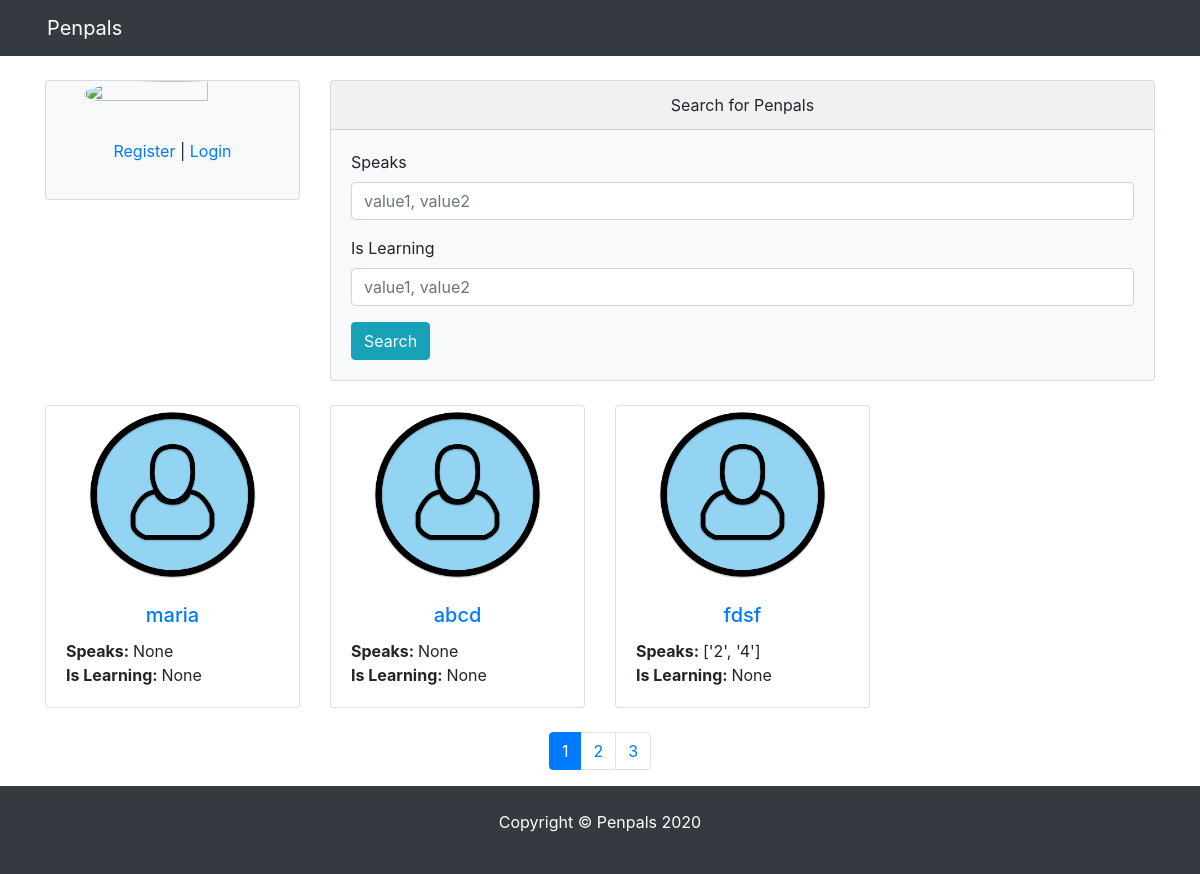
The page / on the database its author committed.
### pages/models.py (models this page shows)
class Profile(models.Model):
    user = models.OneToOneField(User, blank=True, null=True, on_delete=models.CASCADE)
    first = models.CharField(max_length=200, blank=True, null=True)
    last = models.CharField(max_length=200, blank=True, null=True)
    photo = models.ImageField(default='user.png', upload_to='photo/%Y/%m', blank=True, null=True)
    friends = models.ManyToManyField('self', blank=True)
    speaks =  models.CharField(max_length=200, blank=True, null=True)
    is_learning =  models.CharField(max_length=200, blank=True, null=True)
    def __str__(self):
        return str(self.user)
    def get_absolute_url(self):
        return reverse("pages:profile", kwargs={"profile_id": self.pk})
    class Meta:
        ordering = ['-id']

### pages/views.py (the view)
# urls.py: path('', index, name='index'),
def index(request):
    users = Profile.objects.all()
    if request.user.is_authenticated:
        profile = Profile.objects.get(user=request.user)
        users = Profile.objects.exclude(user=request.user)
    else:
        profile = ''
    page_num = request.GET.get('page')
    paginator = Paginator(users, 3)
    page_obj = paginator.get_page(page_num)
    context = {
        'profile': profile,
        'page_obj': page_obj
    }
    return render(request, 'pages/index.html', context)

### pages/templates/pages/index.html
{% extends 'pages/base.html' %}
{% block content %}
    <div class="row">
        {% include 'pages/include/_sidebar.html' %}
        <div class="col-lg-9 col-md-9 col-sm-12">
            <div class="card bg-light">
                <div class="card-header text-center">Search for Penpals</div>
                <div class="card-body">
                    <form action="{% url 'pages:search' %}" method="get">
                        <div class="form-group">
                            <label for="lang">Speaks</label>
                            <input type="text" value="{{request.GET.speaks}}" name="speaks" class="form-control" id="langspeaks" placeholder="value1, value2">
                        </div>
                        <div class="form-group">
                            <label for="langlearning">Is Learning</label>
                            <input type="text" value="{{request.GET.is_learning}}"  name="langlearning" class="form-control" id="langlearning" placeholder="value1, value2">
                        </div>
                        <button type="submit" class="btn btn-info">Search</button>
                    </form>
                </div>
            </div>
        </div>
    </div>
    <div class="row">
        {% for u in page_obj %}
            <div class="col-md-3 col-sm-6">
                <div class="card">
                    <img src="{{u.photo.url}}" class="card-img-top mx-auto">
                    <div class="card-body">
                        <h5 class="card-title text-center"><a href="{{u.get_absolute_url}}">{{u}}</a></h5>
                        <p class="card-text">
                            <span><strong>Speaks: </strong>{{u.speaks}}</span> <br>
                            <span><strong>Is Learning: </strong>{{u.is_learning}}</span> <br>
                        </p>
                    </div>
                </div>
            </div>
        {% endfor %}
    </div>
{% endblock content %}

### static_files/css/styles.css (style rules this page uses)
.card-img-top { width: 70%; height: 70%; }
.card { margin-bottom: 1.5rem!important; }

### rows shown on the page
Profile: photo (placeholder picture), user.username "maria", speaks "None", is_learning "None"
Profile: photo (placeholder picture), user.username "abcd", speaks "None", is_learning "None"
Profile: photo (placeholder picture), user.username "fdsf", speaks "['2', '4']", is_learning "None"

### other values the page prints
{{ p }} "1"
{{ p }} "2" "3"
